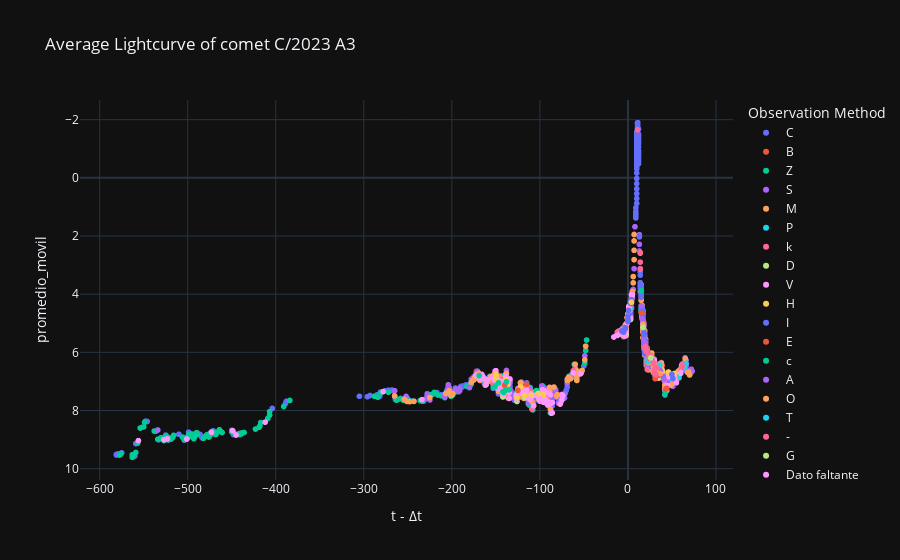

The notebook cell this image was saved under:
### Code cell
# Curva de luz Promediada
labels = {'delta_t':'t - Δt','magnitud_reducida':'Max apparent total magnitude reduced', 'obs_method_key' : 'Observation Method'}
fig = px.scatter(curva_de_luz_promediada_df, x='delta_t', y='promedio_movil', color='obs_method_key', template= 'plotly_dark', labels= labels, title= f'Average Lightcurve of comet {nombre_cometa}')
fig.update_yaxes(autorange="reversed")
fig.show()

### Figure 1 — Plotly figure (JSON) as saved in the notebook; plotly's stock layout.template omitted (floating-point values rounded to 4 significant figures; data arrays with more than 128 entries replaced by an {"elided": "..."} marker saying what was removed)
{"data": [{"hovertemplate": "Observation Method=C<br>t - Δt=%{x}<br>promedio_movil=%{y}<extra></extra>", "legendgroup": "C", "marker": {"color": "#636efa", "symbol": "circle"}, "mode": "markers", "name": "C", "showlegend": true, "type": "scattergl", "x": {"elided": "583 int values"}, "xaxis": "x", "y": {"elided": "583 float values"}, "yaxis": "y"}, {"hovertemplate": "Observation Method=B<br>t - Δt=%{x}<br>promedio_movil=%{y}<extra></extra>", "legendgroup": "B", "marker": {"color": "#EF553B", "symbol": "circle"}, "mode": "markers", "name": "B", "showlegend": true, "type": "scattergl", "x": {"elided": "157 int values"}, "xaxis": "x", "y": {"elided": "157 float values"}, "yaxis": "y"}, {"hovertemplate": "Observation Method=Z<br>t - Δt=%{x}<br>promedio_movil=%{y}<extra></extra>", "legendgroup": "Z", "marker": {"color": "#00cc96", "symbol": "circle"}, "mode": "markers", "name": "Z", "showlegend": true, "type": "scattergl", "x": {"elided": "347 int values"}, "xaxis": "x", "y": {"elided": "347 float values"}, "yaxis": "y"}, {"hovertemplate": "Observation Method=S<br>t - Δt=%{x}<br>promedio_movil=%{y}<extra></extra>", "legendgroup": "S", "marker": {"color": "#ab63fa", "symbol": "circle"}, "mode": "markers", "name": "S", "showlegend": true, "type": "scattergl", "x": {"elided": "424 int values"}, "xaxis": "x", "y": {"elided": "424 float values"}, "yaxis": "y"}, {"hovertemplate": "Observation Method=M<br>t - Δt=%{x}<br>promedio_movil=%{y}<extra></extra>", "legendgroup": "M", "marker": {"color": "#FFA15A", "symbol": "circle"}, "mode": "markers", "name": "M", "showlegend": true, "type": "scattergl", "x": {"elided": "516 int values"}, "xaxis": "x", "y": {"elided": "516 float values"}, "yaxis": "y"}, {"hovertemplate": "Observation Method=P<br>t - Δt=%{x}<br>promedio_movil=%{y}<extra></extra>", "legendgroup": "P", "marker": {"color": "#19d3f3", "symbol": "circle"}, "mode": "markers", "name": "P", "showlegend": true, "type": "scattergl", "x": [66, 64, 58, 56, 54, 49, 30, 24, 22, 18, 18, 17, 16, 16, 15, 15, 14, 3], "xaxis": "x", "y": [6.379, 6.533, 6.874, 6.825, 6.967, 6.894, 6.621, 6.141, 6.46, 5.472, 5.561, 4.735, 4.531, 4.575, 4.515, 3.851, 3.155, 4.521], "yaxis": "y"}, {"hovertemplate": "Observation Method=k<br>t - Δt=%{x}<br>promedio_movil=%{y}<extra></extra>", "legendgroup": "k", "marker": {"color": "#FF6692", "symbol": "circle"}, "mode": "markers", "name": "k", "showlegend": true, "type": "scattergl", "x": [62, 61, 60, 55, 45, 34, 30, 26, 25, 22, 21, 5, 4, 3, 1, 0, -1, -2, -2, -3, -3, -3, -4, -7, -9, -9, -12, -62, -94, -109, -110, -120, -138, -138, -138, -139, -139, -139, -139, -144, -148, -149, -150, -150, -153, -166], "xaxis": "x", "y": [6.432, 6.57, 6.678, 7.019, 6.748, 6.75, 6.326, 6.346, 6.298, 6.531, 6.075, 3.993, 4.131, 4.749, 4.528, 4.708, 4.993, 5.108, 5.225, 5.2, 5.326, 5.237, 5.261, 5.214, 5.36, 5.313, 5.304, 6.628, 7.544, 7.95, 7.341, 7.29, 7.442, 6.923, 6.901, 7.01, 7.019, 7.004, 7.002, 6.928, 7.058, 7.105, 6.707, 6.651, 7.071, 6.758], "yaxis": "y"}, {"hovertemplate": "Observation Method=D<br>t - Δt=%{x}<br>promedio_movil=%{y}<extra></extra>", "legendgroup": "D", "marker": {"color": "#B6E880", "symbol": "circle"}, "mode": "markers", "name": "D", "showlegend": true, "type": "scattergl", "x": [60, 55, 53, 46, 35, 34, 5, 4, 3, 0, -1, -2, -2, -3, -3, -3, -4, -96, -102, -110, -117, -122, -126, -137, -138, -141, -142], "xaxis": "x", "y": [6.719, 7.044, 6.901, 6.838, 6.859, 6.791, 4.019, 4.203, 4.871, 4.775, 4.995, 5.218, 5.383, 5.16, 5.282, 5.404, 5.275, 7.582, 7.418, 7.539, 7.556, 7.28, 7.689, 7.093, 7.352, 7.448, 7.534], "yaxis": "y"}, {"hovertemplate": "Observation Method=V<br>t - Δt=%{x}<br>promedio_movil=%{y}<extra></extra>", "legendgroup": "V", "marker": {"color": "#FF97FF", "symbol": "circle"}, "mode": "markers", "name": "V", "showlegend": true, "type": "scattergl", "x": [60, 55, 53, 46, 45, 41, 39, 35, 34, 30, 22, 18, 17, 5, 4, 3, 2, 1, 0, -1, -2, -2, -3, -3, -3, -4, -7, -9, -9, -12, -16, -54, -62, -74, -75, -75, -77, -86, -86, -87, -88, -88, -90, -90, -91, -92, -94, -95, -96, -96, -97, -100, -101, -102, -105, -107, -110, -111, -113, -115, -117, -120, -122, -125, -126, -127, -134, -135, -135, -136, -137, -137, -138, -139, -140, -141, -141, -142, -144, -145, -146, -147, -148, -148, -149, -150, -152, -154, -160, -161, -164, -165, -166, -166, -167, -168, -168, -172, -234, -278, -412, -445, -449, -473, -501, -523, -527, -556], "xaxis": "x", "y": [6.693, 7.038, 6.853, 6.821, 7.146, 6.943, 6.623, 6.737, 6.808, 6.27, 6.554, 5.072, 5.046, 4.052, 4.012, 4.827, 4.585, 4.428, 4.685, 5.005, 5.26, 5.269, 5.191, 5.437, 5.248, 5.303, 5.245, 5.352, 5.378, 5.418, 5.473, 6.741, 6.708, 7.493, 7.462, 7.633, 7.779, 7.732, 8.081, 8.095, 7.758, 7.465, 7.401, 7.711, 7.808, 7.74, 7.608, 7.319, 7.717, 7.505, 7.285, 7.681, 7.574, 7.5, 7.481, 7.838, 7.429, 7.61, 7.551, 7.302, 7.401, 7.3, 7.402, 7.292, 7.6, 7.46, 6.923, 7.385, 7.585, 7.094, 7.083, 7.215, 6.857, 6.811, 7.23, 7.226, 7.337, 7.445, 7.002, 7.253, 7.167, 7.251, 6.926, 7.177, 7.218, 6.629, 6.957, 6.862, 6.946, 7.11, 6.887, 6.848, 6.878, 6.778, 6.913, 6.864, 6.899, 6.801, 7.628, 7.351, 8.401, 8.843, 8.693, 8.75, 8.981, 8.975, 9.008, 9.036], "yaxis": "y"}, {"hovertemplate": "Observation Method=H<br>t - Δt=%{x}<br>promedio_movil=%{y}<extra></extra>", "legendgroup": "H", "marker": {"color": "#FECB52", "symbol": "circle"}, "mode": "markers", "name": "H", "showlegend": true, "type": "scattergl", "x": [53, 46, 39, 35, -96, -102, -110, -117, -122, -126, -137, -138, -138, -139, -139, -141, -142, -150, -150, -150, -150], "xaxis": "x", "y": [6.728, 6.676, 6.634, 6.781, 7.46, 7.42, 7.472, 7.477, 7.191, 7.556, 7.129, 7.116, 7.047, 6.951, 6.939, 7.415, 7.378, 6.904, 6.847, 6.753, 6.751], "yaxis": "y"}, {"hovertemplate": "Observation Method=I<br>t - Δt=%{x}<br>promedio_movil=%{y}<extra></extra>", "legendgroup": "I", "marker": {"color": "#636efa", "symbol": "circle"}, "mode": "markers", "name": "I", "showlegend": true, "type": "scattergl", "x": [51, 50, 40, 37, 36, 34, 27, 25, 25, 25, 24, 24, 23, 22, 22, 22, 22, 22, 21, 21, 21, 20, 20, 20, 20, 19, 19, 19, 19, 19, 18, 18, 18, 18, 18, 18, 18, 18, 18, 18, 17, 17, 17, 17, 17, 17, 17, 17, 16, 16, 16, 16, 16, 16, 15, 15, 15, 15, 15, 15, 15, 15, 15, 15, 15, 15, 14, 14, 14, 14, 13, 13, 12, 10, 4, 4, 4, 4, 3, 3, 3, 3, 3, 3, 3, 2, 2, 2, 1, 1, 1, 1, 0, 0, 0, 0, 0, -3, -3, -3, -5, -5, -6, -7], "xaxis": "x", "y": [6.901, 6.76, 6.842, 6.653, 6.644, 6.715, 6.258, 6.486, 6.165, 6.187, 6.178, 6.189, 6.327, 6.5, 6.365, 6.265, 6.209, 5.998, 5.964, 5.964, 5.953, 5.954, 5.599, 5.754, 5.843, 6.047, 5.867, 5.579, 5.356, 5.723, 5.891, 5.668, 5.461, 5.306, 5.55, 5.395, 5.328, 5.395, 5.55, 5.484, 5.084, 5.002, 5.024, 4.935, 4.813, 4.746, 4.813, 5.024, 4.628, 4.43, 4.564, 4.453, 4.564, 4.631, 4.108, 4.006, 4.051, 3.729, 3.984, 3.851, 3.829, 3.851, 3.718, 3.706, 3.784, 3.906, 3.789, 3.606, 3.221, 3.188, 2.515, 2.002, -1.182, 0.2004, 4.234, 4.192, 4.198, 4.32, 4.244, 4.235, 4.308, 4.58, 4.583, 4.594, 4.638, 4.607, 4.575, 4.599, 4.637, 4.659, 4.605, 4.596, 4.751, 4.853, 4.886, 4.908, 4.942, 5.186, 5.151, 5.171, 5.305, 5.29, 5.288, 5.264], "yaxis": "y"}, {"hovertemplate": "Observation Method=E<br>t - Δt=%{x}<br>promedio_movil=%{y}<extra></extra>", "legendgroup": "E", "marker": {"color": "#EF553B", "symbol": "circle"}, "mode": "markers", "name": "E", "showlegend": true, "type": "scattergl", "x": [44, 43, 35, 33, 32, 31, 25, 24, 16, -140], "xaxis": "x", "y": [7.235, 7.272, 6.781, 6.706, 6.612, 6.902, 6.12, 6.111, 4.649, 7.13], "yaxis": "y"}, {"hovertemplate": "Observation Method=c<br>t - Δt=%{x}<br>promedio_movil=%{y}<extra></extra>", "legendgroup": "c", "marker": {"color": "#00cc96", "symbol": "circle"}, "mode": "markers", "name": "c", "showlegend": true, "type": "scattergl", "x": [42, 34, 15, -135, -138, -139, -141, -142, -147, -151, -169], "xaxis": "x", "y": [7.446, 6.704, 3.884, 7.285, 7.012, 7.299, 7.381, 7.356, 7.051, 7.188, 6.801], "yaxis": "y"}, {"hovertemplate": "Observation Method=A<br>t - Δt=%{x}<br>promedio_movil=%{y}<extra></extra>", "legendgroup": "A", "marker": {"color": "#ab63fa", "symbol": "circle"}, "mode": "markers", "name": "A", "showlegend": true, "type": "scattergl", "x": [41, 36, 35, 26, 24, 22, 21, 20, 20, 19, 18, 18, 18, 17, 16, 15], "xaxis": "x", "y": [6.921, 6.6, 6.592, 6.279, 6.278, 6.42, 6.198, 5.688, 5.932, 5.723, 5.572, null, null, 4.946, 4.847, 4.401], "yaxis": "y"}, {"hovertemplate": "Observation Method=O<br>t - Δt=%{x}<br>promedio_movil=%{y}<extra></extra>", "legendgroup": "O", "marker": {"color": "#FFA15A", "symbol": "circle"}, "mode": "markers", "name": "O", "showlegend": true, "type": "scattergl", "x": [37, 32, 30, 29, 24, 23, 17, 1], "xaxis": "x", "y": [6.731, 6.601, 6.588, 6.509, 6.356, 6.349, 5.035, 4.573], "yaxis": "y"}, {"hovertemplate": "Observation Method=T<br>t - Δt=%{x}<br>promedio_movil=%{y}<extra></extra>", "legendgroup": "T", "marker": {"color": "#19d3f3", "symbol": "circle"}, "mode": "markers", "name": "T", "showlegend": true, "type": "scattergl", "x": [36, 23, 22], "xaxis": "x", "y": [6.444, 6.316, 6.243], "yaxis": "y"}, {"hovertemplate": "Observation Method=-<br>t - Δt=%{x}<br>promedio_movil=%{y}<extra></extra>", "legendgroup": "-", "marker": {"color": "#FF6692", "symbol": "circle"}, "mode": "markers", "name": "-", "showlegend": true, "type": "scattergl", "x": [33, 32, 31, 30, 30, 29, 26, 24, 24, 22, 21, 20, 19, 14, 14, 14, 14, 11], "xaxis": "x", "y": [6.518, 6.765, 6.527, 6.728, 6.614, 6.365, 6.108, 6.115, 6.2, 6.589, 5.971, 5.815, 5.837, 3.144, 3.144, 2.899, 2.566, -1.649], "yaxis": "y"}, {"hovertemplate": "Observation Method=G<br>t - Δt=%{x}<br>promedio_movil=%{y}<extra></extra>", "legendgroup": "G", "marker": {"color": "#B6E880", "symbol": "circle"}, "mode": "markers", "name": "G", "showlegend": true, "type": "scattergl", "x": [26, 18, 17], "xaxis": "x", "y": [6.19, null, 5.144], "yaxis": "y"}, {"hovertemplate": "Observation Method=Dato faltante<br>t - Δt=%{x}<br>promedio_movil=%{y}<extra></extra>", "legendgroup": "Dato faltante", "marker": {"color": "#FF97FF", "symbol": "circle"}, "mode": "markers", "name": "Dato faltante", "showlegend": true, "type": "scattergl", "x": [18], "xaxis": "x", "y": [null], "yaxis": "y"}, {"hovertemplate": "Observation Method=t<br>t - Δt=%{x}<br>promedio_movil=%{y}<extra></extra>", "legendgroup": "t", "marker": {"color": "#FECB52", "symbol": "circle"}, "mode": "markers", "name": "t", "showlegend": true, "type": "scattergl", "x": [4, 2], "xaxis": "x", "y": [4.275, 4.556], "yaxis": "y"}, {"hovertemplate": "Observation Method=i<br>t - Δt=%{x}<br>promedio_movil=%{y}<extra></extra>", "legendgroup": "i", "marker": {"color": "#636efa", "symbol": "circle"}, "mode": "markers", "name": "i", "showlegend": true, "type": "scattergl", "x": [1], "xaxis": "x", "y": [4.56], "yaxis": "y"}, {"hovertemplate": "Observation Method=d<br>t - Δt=%{x}<br>promedio_movil=%{y}<extra></extra>", "legendgroup": "d", "marker": {"color": "#EF553B", "symbol": "circle"}, "mode": "markers", "name": "d", "showlegend": true, "type": "scattergl", "x": [-115, -125], "xaxis": "x", "y": [7.106, 7.307], "yaxis": "y"}], "layout": {"legend": {"title": {"text": "Observation Method"}, "tracegroupgap": 0}, "title": {"text": "Average Lightcurve of comet C/2023 A3"}, "xaxis": {"anchor": "y", "domain": [0, 1], "title": {"text": "t - Δt"}}, "yaxis": {"anchor": "x", "autorange": "reversed", "domain": [0, 1], "title": {"text": "promedio_movil"}}}}
